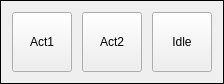
<?xml version="1.0" encoding="UTF-8"?>
<ui version="4.0">
 <class>MaxiViewClass</class>
 <widget class="QFrame" name="MaxiViewClass">
  <property name="geometry">
   <rect>
    <x>0</x>
    <y>0</y>
    <width>222</width>
    <height>82</height>
   </rect>
  </property>
  <property name="windowTitle">
   <string>MaxiView</string>
  </property>
  <property name="frameShape">
   <enum>QFrame::Box</enum>
  </property>
  <layout class="QVBoxLayout" name="verticalLayout">
   <property name="spacing">
    <number>14</number>
   </property>
   <item>
    <layout class="QHBoxLayout" name="actBtnLayout">
     <property name="spacing">
      <number>10</number>
     </property>
     <item>
      <widget class="QPushButton" name="act1Button">
       <property name="minimumSize">
        <size>
         <width>60</width>
         <height>60</height>
        </size>
       </property>
       <property name="maximumSize">
        <size>
         <width>60</width>
         <height>60</height>
        </size>
       </property>
       <property name="styleSheet">
        <string notr="true"/>
       </property>
       <property name="text">
        <string>Act1</string>
       </property>
       <property name="checkable">
        <bool>true</bool>
       </property>
       <attribute name="buttonGroup">
        <string notr="true">activitiesButtonsGroup</string>
       </attribute>
      </widget>
     </item>
     <item>
      <widget class="QPushButton" name="act2Button">
       <property name="minimumSize">
        <size>
         <width>60</width>
         <height>60</height>
        </size>
       </property>
       <property name="maximumSize">
        <size>
         <width>60</width>
         <height>60</height>
        </size>
       </property>
       <property name="text">
        <string>Act2</string>
       </property>
       <property name="checkable">
        <bool>true</bool>
       </property>
       <attribute name="buttonGroup">
        <string notr="true">activitiesButtonsGroup</string>
       </attribute>
      </widget>
     </item>
     <item>
      <widget class="QPushButton" name="idleButton">
       <property name="minimumSize">
        <size>
         <width>60</width>
         <height>60</height>
        </size>
       </property>
       <property name="maximumSize">
        <size>
         <width>60</width>
         <height>60</height>
        </size>
       </property>
       <property name="text">
        <string>Idle</string>
       </property>
       <property name="checkable">
        <bool>true</bool>
       </property>
       <attribute name="buttonGroup">
        <string notr="true">activitiesButtonsGroup</string>
       </attribute>
      </widget>
     </item>
    </layout>
   </item>
  </layout>
 </widget>
 <layoutdefault spacing="6" margin="11"/>
 <resources/>
 <connections/>
 <buttongroups>
  <buttongroup name="activitiesButtonsGroup"/>
 </buttongroups>
</ui>
